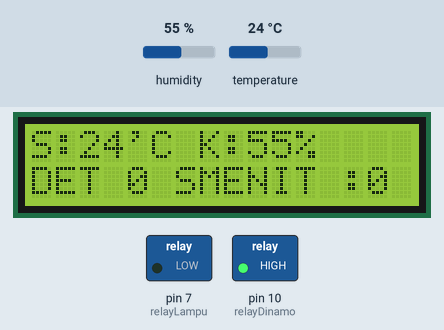
Recording of a sketch running on a simulated Arduino Uno, built with avr-gcc and run on an emulated ATmega328P. Parts: 16×2 character LCD, switched loads named in the sketch (green lamp = pin HIGH). The inputs (shaded band) are chosen by the test bench; at power-on: temperature 24 °C, humidity 55 %. What the sketch prints to the serial monitor is not drawn.

Above: at 11.3 s.
11.4 s: temperature set to 34 °C
At 14.1 s:
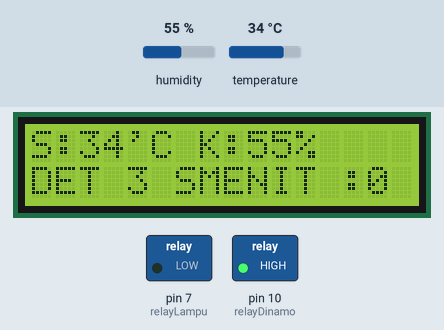
15.0 s: temperature set to 37 °C
At 17.7 s:
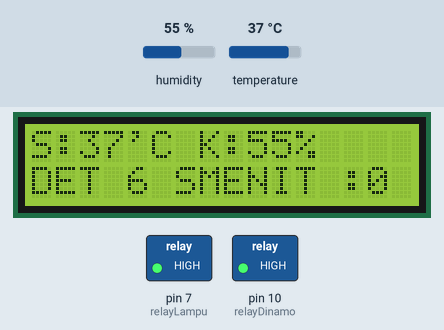
21.0 s: temperature set to 12 °C
At 22.9 s:
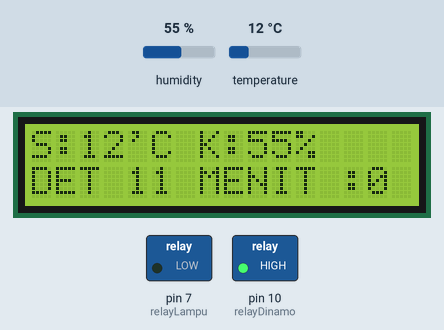
27.0 s: temperature set to 41 °C
At 29.5 s:
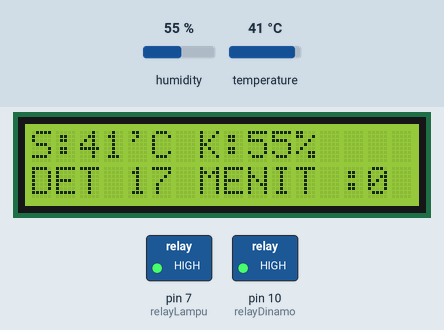
33.0 s: humidity set to 22 %
At 35.2 s:
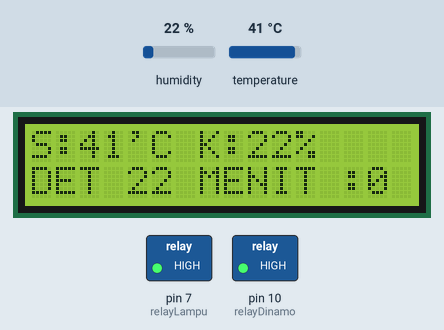
Timing chart, 0 to 36.7 s (numbered marks = the images above; inputs shaded):
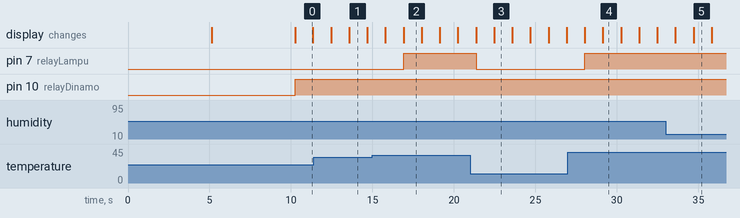

Measured:
- the behaviour switches between 35 and 36 °C on temperature (found by bisection; images 1 and 2)
- after the input at 15.0 s, pin 7 (relayLampu): LOW → HIGH after 1.9 s
- after the input at 21.0 s, pin 7 (relayLampu): HIGH → LOW after 0.36 s
- after the input at 27.0 s, pin 7 (relayLampu): LOW → HIGH after 1.0 s
- what the display in image 0 shows lasts 1.1 s, from 10.2 s to 11.3 s

The sketch:

nindi.ino
```cpp
#include "DHT.h"
#define DHTPIN 8
#define DHTTYPE DHT11

DHT dht(DHTPIN, DHTTYPE);

#include <LiquidCrystal_I2C.h>
LiquidCrystal_I2C lcd(0x27, 16, 2);
const int relayDinamo = 10;
const int relayLampu = 7;

void setup() {

   lcd.begin();
     lcd.setCursor(3,0);
  lcd.print("LOADING...");
  lcd.setCursor(0,1);
  lcd.print(" ");
  delay(5000);
     lcd.setCursor(0,0);
  lcd.print("MESIN                                    ");
  lcd.setCursor(0,1);
  lcd.print("PENETAS TELUR");
  delay(5000);
pinMode(relayDinamo,OUTPUT);
pinMode(relayLampu,OUTPUT);
  Serial.begin(9600); //baud komunikasi serial
  Serial.println("Pengujian DHT11!"); //penulisan di serial monitor
  dht.begin(); //prosedur memulai pembacaan module sensor
}

int detik,menit;

void loop() {


  //pembacaan sensor membutuhkan waktu 250ms

  //Pembacaan untuk data kelembaban
  float humidity_1 = dht.readHumidity();
  //Pembacaan dalam format celcius (c)
  float celcius_1 = dht.readTemperature();

  //pembacaan nilai pembacaan data suhu
  Serial.print("Suhu : ");
  Serial.print(celcius_1); //format derajat celcius

lcd.setCursor(0,0);
  lcd.print("S:                             ");
  lcd.setCursor(2,0);
  lcd.print(celcius_1);
  lcd.setCursor(4,0);
  lcd.print("'C  ");

lcd.setCursor(7,0);
  lcd.print("K:                             ");
  lcd.setCursor(9,0);
  lcd.print(humidity_1);
  lcd.setCursor(11,0);
  lcd.print("%   ");


lcd.setCursor(0,1);
  lcd.print("DET : ");
  lcd.setCursor(4,1);
  lcd.print(detik);
  lcd.print(" ");

  lcd.setCursor(7,1);
  lcd.print("MENIT : ");
  lcd.setCursor(14,1);
  lcd.print(menit);
  lcd.print(" ");

digitalWrite(relayDinamo, HIGH);
digitalWrite(relayLampu, HIGH);

if(celcius_1 < 36){
  digitalWrite(relayLampu, LOW);
}

if(celcius_1 > 38){
  digitalWrite(relayLampu, HIGH);
}

if(detik == 60){
menit++;
detik = 0;
}

if(menit == 30){
digitalWrite(relayDinamo, LOW);
delay(9000);
digitalWrite(relayDinamo, HIGH);
menit=0;
}

delay(1000);  //menunggu beberapa detik untuk pembacaan
detik++;
}
```
